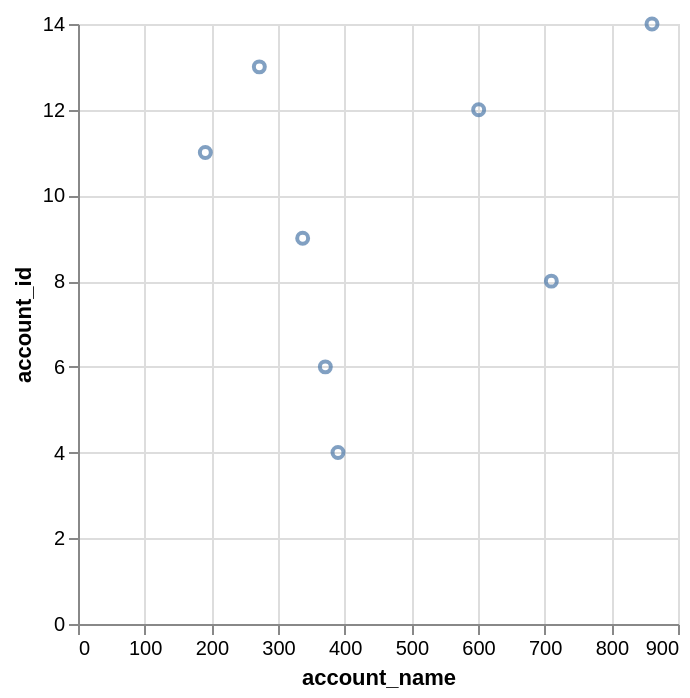

Vega-Lite specification for this chart:
### Vega-Lite specification from a JSON file in a GitHub repository (floating-point values rounded to 4 significant figures)
{"data": {"values": [{"x_data": 390, "y_data": 4}, {"x_data": 371, "y_data": 6}, {"x_data": 710, "y_data": 8}, {"x_data": 337, "y_data": 9}, {"x_data": 191, "y_data": 11}, {"x_data": 601, "y_data": 12}, {"x_data": 272, "y_data": 13}, {"x_data": 861, "y_data": 14}]}, "mark": "point", "encoding": {"x": {"field": "x_data", "type": "quantitative", "title": "account_name"}, "y": {"field": "y_data", "type": "quantitative", "title": "account_id"}}}
